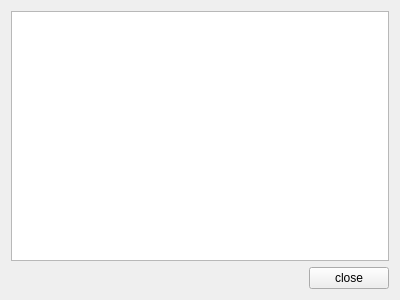
<?xml version="1.0" encoding="UTF-8"?>
<ui version="4.0">
 <class>serverWidget</class>
 <widget class="QWidget" name="serverWidget">
  <property name="geometry">
   <rect>
    <x>0</x>
    <y>0</y>
    <width>400</width>
    <height>300</height>
   </rect>
  </property>
  <property name="windowTitle">
   <string>Form</string>
  </property>
  <layout class="QGridLayout" name="gridLayout">
   <item row="1" column="0">
    <spacer name="horizontalSpacer">
     <property name="orientation">
      <enum>Qt::Horizontal</enum>
     </property>
     <property name="sizeHint" stdset="0">
      <size>
       <width>40</width>
       <height>20</height>
      </size>
     </property>
    </spacer>
   </item>
   <item row="1" column="1">
    <widget class="QPushButton" name="pushButtonClose">
     <property name="text">
      <string>close</string>
     </property>
    </widget>
   </item>
   <item row="0" column="0" colspan="2">
    <widget class="QTextEdit" name="textEditRead">
     <property name="readOnly">
      <bool>true</bool>
     </property>
    </widget>
   </item>
  </layout>
 </widget>
 <layoutdefault spacing="6" margin="11"/>
 <resources/>
 <connections/>
</ui>
